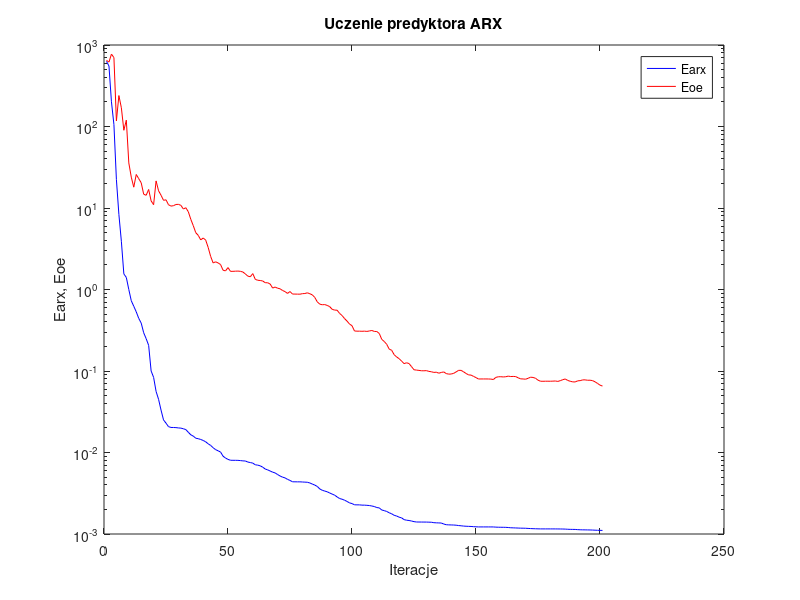
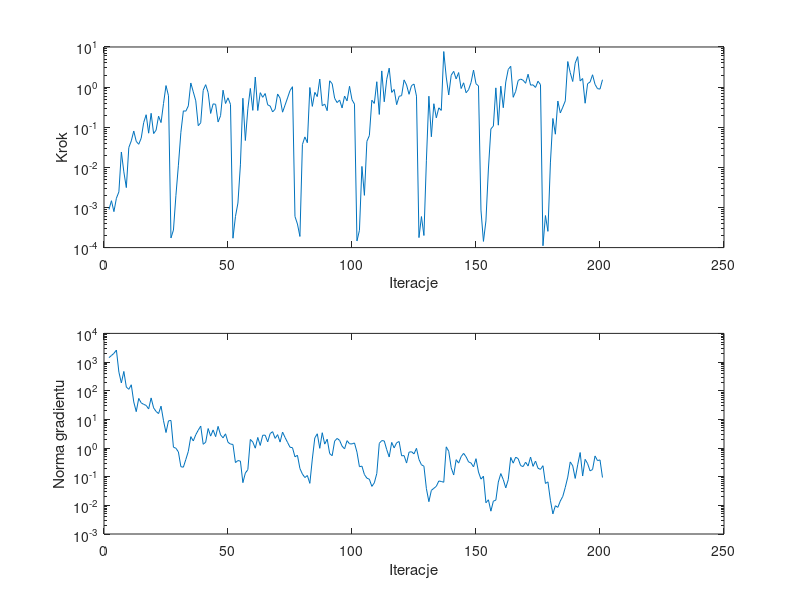

Write MATLAB code to recreate these figures, in order.
%uczenie predyktora arx
clear all;
n=0; farx(n+1)=6.304896e+002; foe(n+1)=6.481199e+002; wspucz(n+1)=0.000000e+000; ng(n+1)=0.000000e+000;
%odnowa zmiennej metryki
n=1; farx(n+1)=5.522007e+002; foe(n+1)=6.173417e+002; krok(n+1)=8.940659e-004; ng(n+1)=1.424117e+003;
n=2; farx(n+1)=2.010469e+002; foe(n+1)=7.729238e+002; krok(n+1)=1.473654e-003; ng(n+1)=1.689970e+003;
n=3; farx(n+1)=1.055593e+002; foe(n+1)=7.012712e+002; krok(n+1)=7.878882e-004; ng(n+1)=2.006308e+003;
n=4; farx(n+1)=2.229892e+001; foe(n+1)=1.170206e+002; krok(n+1)=1.700633e-003; ng(n+1)=2.625446e+003;
n=5; farx(n+1)=8.339058e+000; foe(n+1)=2.397561e+002; krok(n+1)=2.448466e-003; ng(n+1)=4.462215e+002;
n=6; farx(n+1)=3.906053e+000; foe(n+1)=1.697401e+002; krok(n+1)=2.414071e-002; ng(n+1)=1.870374e+002;
n=7; farx(n+1)=1.553757e+000; foe(n+1)=8.990538e+001; krok(n+1)=7.712744e-003; ng(n+1)=4.701623e+002;
n=8; farx(n+1)=1.405632e+000; foe(n+1)=1.196112e+002; krok(n+1)=3.128460e-003; ng(n+1)=1.341648e+002;
n=9; farx(n+1)=9.996515e-001; foe(n+1)=3.575450e+001; krok(n+1)=3.112854e-002; ng(n+1)=1.119484e+002;
n=10; farx(n+1)=7.276586e-001; foe(n+1)=2.390203e+001; krok(n+1)=4.568872e-002; ng(n+1)=1.611614e+002;
n=11; farx(n+1)=6.232477e-001; foe(n+1)=1.800927e+001; krok(n+1)=8.035594e-002; ng(n+1)=4.059389e+001;
n=12; farx(n+1)=5.320902e-001; foe(n+1)=2.578864e+001; krok(n+1)=4.446078e-002; ng(n+1)=1.859727e+001;
n=13; farx(n+1)=4.428559e-001; foe(n+1)=2.291534e+001; krok(n+1)=3.757462e-002; ng(n+1)=5.387855e+001;
n=14; farx(n+1)=3.871091e-001; foe(n+1)=2.039511e+001; krok(n+1)=5.335388e-002; ng(n+1)=3.772022e+001;
n=15; farx(n+1)=2.946706e-001; foe(n+1)=1.477010e+001; krok(n+1)=1.305790e-001; ng(n+1)=3.336175e+001;
n=16; farx(n+1)=2.492938e-001; foe(n+1)=1.432521e+001; krok(n+1)=2.048545e-001; ng(n+1)=3.072968e+001;
n=17; farx(n+1)=2.064923e-001; foe(n+1)=1.688360e+001; krok(n+1)=7.104066e-002; ng(n+1)=2.304355e+001;
n=18; farx(n+1)=1.001262e-001; foe(n+1)=1.222740e+001; krok(n+1)=2.224394e-001; ng(n+1)=5.603177e+001;
n=19; farx(n+1)=8.358047e-002; foe(n+1)=1.098509e+001; krok(n+1)=6.954057e-002; ng(n+1)=2.525230e+001;
n=20; farx(n+1)=5.613906e-002; foe(n+1)=2.150060e+001; krok(n+1)=8.436372e-002; ng(n+1)=1.887294e+001;
n=21; farx(n+1)=4.495089e-002; foe(n+1)=1.626854e+001; krok(n+1)=1.886278e-001; ng(n+1)=1.594587e+001;
n=22; farx(n+1)=3.310950e-002; foe(n+1)=1.433119e+001; krok(n+1)=1.305790e-001; ng(n+1)=2.889754e+001;
n=23; farx(n+1)=2.511902e-002; foe(n+1)=1.242646e+001; krok(n+1)=3.923690e-001; ng(n+1)=8.951523e+000;
n=24; farx(n+1)=2.291593e-002; foe(n+1)=1.260914e+001; krok(n+1)=1.092360e+000; ng(n+1)=3.475323e+000;
n=25; farx(n+1)=2.077352e-002; foe(n+1)=1.097223e+001; krok(n+1)=6.081435e-001; ng(n+1)=8.885262e+000;
%odnowa zmiennej metryki
n=26; farx(n+1)=2.029249e-002; foe(n+1)=1.055180e+001; krok(n+1)=1.736749e-004; ng(n+1)=9.179716e+000;
n=27; farx(n+1)=2.027321e-002; foe(n+1)=1.067176e+001; krok(n+1)=2.734728e-004; ng(n+1)=1.069018e+000;
n=28; farx(n+1)=2.020548e-002; foe(n+1)=1.104941e+001; krok(n+1)=2.005784e-003; ng(n+1)=9.824400e-001;
n=29; farx(n+1)=2.002404e-002; foe(n+1)=1.108719e+001; krok(n+1)=1.131031e-002; ng(n+1)=7.290817e-001;
n=30; farx(n+1)=1.991909e-002; foe(n+1)=1.077907e+001; krok(n+1)=7.485385e-002; ng(n+1)=2.230650e-001;
n=31; farx(n+1)=1.956062e-002; foe(n+1)=9.719414e+000; krok(n+1)=2.554195e-001; ng(n+1)=2.144639e-001;
n=32; farx(n+1)=1.910139e-002; foe(n+1)=1.007749e+001; krok(n+1)=2.515191e-001; ng(n+1)=4.007822e-001;
n=33; farx(n+1)=1.771111e-002; foe(n+1)=8.991338e+000; krok(n+1)=3.404866e-001; ng(n+1)=7.653861e-001;
n=34; farx(n+1)=1.648303e-002; foe(n+1)=7.261162e+000; krok(n+1)=1.268153e+000; ng(n+1)=2.496543e+000;
n=35; farx(n+1)=1.589387e-002; foe(n+1)=6.072134e+000; krok(n+1)=7.610808e-001; ng(n+1)=1.762765e+000;
n=36; farx(n+1)=1.496310e-002; foe(n+1)=4.978371e+000; krok(n+1)=4.555491e-001; ng(n+1)=2.906682e+000;
n=37; farx(n+1)=1.478257e-002; foe(n+1)=4.618358e+000; krok(n+1)=1.093247e-001; ng(n+1)=4.187136e+000;
n=38; farx(n+1)=1.444287e-002; foe(n+1)=4.061026e+000; krok(n+1)=1.288588e-001; ng(n+1)=5.823550e+000;
n=39; farx(n+1)=1.405612e-002; foe(n+1)=4.283756e+000; krok(n+1)=8.340965e-001; ng(n+1)=1.351146e+000;
n=40; farx(n+1)=1.352664e-002; foe(n+1)=4.039010e+000; krok(n+1)=1.150553e+000; ng(n+1)=1.597233e+000;
n=41; farx(n+1)=1.279580e-002; foe(n+1)=3.286674e+000; krok(n+1)=7.273018e-001; ng(n+1)=4.788655e+000;
n=42; farx(n+1)=1.221561e-002; foe(n+1)=2.548140e+000; krok(n+1)=2.205796e-001; ng(n+1)=2.604817e+000;
n=43; farx(n+1)=1.145256e-002; foe(n+1)=2.119188e+000; krok(n+1)=3.825314e-001; ng(n+1)=4.284033e+000;
n=44; farx(n+1)=1.084504e-002; foe(n+1)=2.185876e+000; krok(n+1)=3.730776e-001; ng(n+1)=2.494128e+000;
n=45; farx(n+1)=1.049620e-002; foe(n+1)=2.119951e+000; krok(n+1)=1.350958e-001; ng(n+1)=5.696700e+000;
n=46; farx(n+1)=1.013023e-002; foe(n+1)=2.024144e+000; krok(n+1)=1.937164e-001; ng(n+1)=2.874491e+000;
n=47; farx(n+1)=9.013711e-003; foe(n+1)=1.725497e+000; krok(n+1)=8.377184e-001; ng(n+1)=2.269888e+000;
n=48; farx(n+1)=8.548907e-003; foe(n+1)=1.692020e+000; krok(n+1)=3.904377e-001; ng(n+1)=3.131775e+000;
n=49; farx(n+1)=8.235973e-003; foe(n+1)=1.858065e+000; krok(n+1)=5.403833e-001; ng(n+1)=1.583755e+000;
n=50; farx(n+1)=8.031637e-003; foe(n+1)=1.669723e+000; krok(n+1)=3.713045e-001; ng(n+1)=1.374624e+000;
%odnowa zmiennej metryki
n=51; farx(n+1)=8.021307e-003; foe(n+1)=1.671353e+000; krok(n+1)=1.714180e-004; ng(n+1)=1.333669e+000;
n=52; farx(n+1)=8.019418e-003; foe(n+1)=1.678173e+000; krok(n+1)=5.928875e-004; ng(n+1)=3.105719e-001;
n=53; farx(n+1)=8.010224e-003; foe(n+1)=1.683256e+000; krok(n+1)=1.291963e-003; ng(n+1)=3.654227e-001;
n=54; farx(n+1)=7.959693e-003; foe(n+1)=1.671054e+000; krok(n+1)=1.154146e-002; ng(n+1)=3.498035e-001;
n=55; farx(n+1)=7.893167e-003; foe(n+1)=1.639260e+000; krok(n+1)=5.281352e-001; ng(n+1)=6.189863e-002;
n=56; farx(n+1)=7.867933e-003; foe(n+1)=1.553819e+000; krok(n+1)=4.663645e-002; ng(n+1)=1.343021e-001;
n=57; farx(n+1)=7.634753e-003; foe(n+1)=1.458687e+000; krok(n+1)=2.876382e-001; ng(n+1)=1.756360e-001;
n=58; farx(n+1)=7.528116e-003; foe(n+1)=1.434613e+000; krok(n+1)=9.270274e-001; ng(n+1)=1.994882e+000;
n=59; farx(n+1)=7.408863e-003; foe(n+1)=1.567855e+000; krok(n+1)=2.635881e-001; ng(n+1)=1.619608e+000;
n=60; farx(n+1)=7.063875e-003; foe(n+1)=1.331304e+000; krok(n+1)=1.780805e+000; ng(n+1)=9.875666e-001;
n=61; farx(n+1)=6.997868e-003; foe(n+1)=1.298075e+000; krok(n+1)=2.609695e-001; ng(n+1)=2.338621e+000;
n=62; farx(n+1)=6.862401e-003; foe(n+1)=1.289421e+000; krok(n+1)=7.273018e-001; ng(n+1)=1.231709e+000;
n=63; farx(n+1)=6.605785e-003; foe(n+1)=1.272245e+000; krok(n+1)=5.571345e-001; ng(n+1)=2.796909e+000;
n=64; farx(n+1)=6.274601e-003; foe(n+1)=1.211479e+000; krok(n+1)=6.912919e-001; ng(n+1)=2.809589e+000;
n=65; farx(n+1)=6.118548e-003; foe(n+1)=1.210231e+000; krok(n+1)=3.619299e-001; ng(n+1)=1.639922e+000;
n=66; farx(n+1)=5.930699e-003; foe(n+1)=1.166893e+000; krok(n+1)=3.372291e-001; ng(n+1)=3.197943e+000;
n=67; farx(n+1)=5.738022e-003; foe(n+1)=1.041624e+000; krok(n+1)=2.400960e-001; ng(n+1)=3.721411e+000;
n=68; farx(n+1)=5.616353e-003; foe(n+1)=1.072504e+000; krok(n+1)=2.821404e-001; ng(n+1)=2.168232e+000;
n=69; farx(n+1)=5.365845e-003; foe(n+1)=1.037207e+000; krok(n+1)=6.744582e-001; ng(n+1)=2.933208e+000;
n=70; farx(n+1)=5.150718e-003; foe(n+1)=1.020269e+000; krok(n+1)=5.281352e-001; ng(n+1)=1.611100e+000;
n=71; farx(n+1)=4.983389e-003; foe(n+1)=9.725709e-001; krok(n+1)=2.370960e-001; ng(n+1)=3.605396e+000;
n=72; farx(n+1)=4.881001e-003; foe(n+1)=9.423438e-001; krok(n+1)=3.550835e-001; ng(n+1)=2.339591e+000;
n=73; farx(n+1)=4.681838e-003; foe(n+1)=8.955176e-001; krok(n+1)=5.360036e-001; ng(n+1)=1.576703e+000;
n=74; farx(n+1)=4.544240e-003; foe(n+1)=9.442054e-001; krok(n+1)=8.179879e-001; ng(n+1)=1.066475e+000;
n=75; farx(n+1)=4.373189e-003; foe(n+1)=8.797732e-001; krok(n+1)=1.023163e+000; ng(n+1)=1.026986e+000;
%odnowa zmiennej metryki
n=76; farx(n+1)=4.369107e-003; foe(n+1)=8.786955e-001; krok(n+1)=5.972073e-004; ng(n+1)=4.935232e-001;
n=77; farx(n+1)=4.365123e-003; foe(n+1)=8.775744e-001; krok(n+1)=3.870231e-004; ng(n+1)=5.584797e-001;
n=78; farx(n+1)=4.364844e-003; foe(n+1)=8.758748e-001; krok(n+1)=1.895397e-004; ng(n+1)=1.928092e-001;
n=79; farx(n+1)=4.346802e-003; foe(n+1)=8.890801e-001; krok(n+1)=3.688951e-002; ng(n+1)=1.238415e-001;
n=80; farx(n+1)=4.328251e-003; foe(n+1)=8.927918e-001; krok(n+1)=5.737813e-002; ng(n+1)=9.341690e-002;
n=81; farx(n+1)=4.314237e-003; foe(n+1)=9.109077e-001; krok(n+1)=4.111242e-002; ng(n+1)=1.099172e-001;
n=82; farx(n+1)=4.228436e-003; foe(n+1)=8.873882e-001; krok(n+1)=9.775646e-001; ng(n+1)=5.854423e-002;
n=83; farx(n+1)=4.102357e-003; foe(n+1)=8.591186e-001; krok(n+1)=3.307424e-001; ng(n+1)=4.132117e-001;
n=84; farx(n+1)=3.980687e-003; foe(n+1)=7.988435e-001; krok(n+1)=7.382907e-001; ng(n+1)=2.251062e+000;
n=85; farx(n+1)=3.833714e-003; foe(n+1)=7.053940e-001; krok(n+1)=5.810114e-001; ng(n+1)=3.139567e+000;
n=86; farx(n+1)=3.571765e-003; foe(n+1)=6.616208e-001; krok(n+1)=1.585247e+000; ng(n+1)=9.772538e-001;
n=87; farx(n+1)=3.442208e-003; foe(n+1)=6.499510e-001; krok(n+1)=3.427774e-001; ng(n+1)=3.421800e+000;
n=88; farx(n+1)=3.363784e-003; foe(n+1)=6.533622e-001; krok(n+1)=3.762637e-001; ng(n+1)=1.369014e+000;
n=89; farx(n+1)=3.297901e-003; foe(n+1)=6.379444e-001; krok(n+1)=2.584327e-001; ng(n+1)=2.034608e+000;
n=90; farx(n+1)=3.185663e-003; foe(n+1)=6.168799e-001; krok(n+1)=1.435748e+000; ng(n+1)=6.391975e-001;
n=91; farx(n+1)=3.089712e-003; foe(n+1)=5.710849e-001; krok(n+1)=1.217699e+000; ng(n+1)=5.393199e-001;
n=92; farx(n+1)=2.996155e-003; foe(n+1)=5.591259e-001; krok(n+1)=5.256551e-001; ng(n+1)=1.746081e+000;
n=93; farx(n+1)=2.849998e-003; foe(n+1)=5.572082e-001; krok(n+1)=4.110512e-001; ng(n+1)=2.162586e+000;
n=94; farx(n+1)=2.724204e-003; foe(n+1)=5.089826e-001; krok(n+1)=4.763389e-001; ng(n+1)=1.845537e+000;
n=95; farx(n+1)=2.672336e-003; foe(n+1)=4.791086e-001; krok(n+1)=3.025518e-001; ng(n+1)=1.160778e+000;
n=96; farx(n+1)=2.598532e-003; foe(n+1)=4.399270e-001; krok(n+1)=5.995370e-001; ng(n+1)=9.340148e-001;
n=97; farx(n+1)=2.509158e-003; foe(n+1)=4.093996e-001; krok(n+1)=4.536903e-001; ng(n+1)=1.810740e+000;
n=98; farx(n+1)=2.408425e-003; foe(n+1)=3.769980e-001; krok(n+1)=1.048430e+000; ng(n+1)=1.400428e+000;
n=99; farx(n+1)=2.362548e-003; foe(n+1)=3.596778e-001; krok(n+1)=4.842714e-001; ng(n+1)=1.391792e+000;
n=100; farx(n+1)=2.282240e-003; foe(n+1)=3.097604e-001; krok(n+1)=3.770915e-001; ng(n+1)=1.502704e+000;
%odnowa zmiennej metryki
n=101; farx(n+1)=2.278349e-003; foe(n+1)=3.080924e-001; krok(n+1)=1.460638e-004; ng(n+1)=7.183932e-001;
n=102; farx(n+1)=2.277896e-003; foe(n+1)=3.082454e-001; krok(n+1)=2.702490e-004; ng(n+1)=2.226644e-001;
n=103; farx(n+1)=2.260869e-003; foe(n+1)=3.071121e-001; krok(n+1)=1.054546e-002; ng(n+1)=2.336126e-001;
n=104; farx(n+1)=2.260012e-003; foe(n+1)=3.084313e-001; krok(n+1)=2.005784e-003; ng(n+1)=1.190972e-001;
n=105; farx(n+1)=2.248876e-003; foe(n+1)=3.060949e-001; krok(n+1)=4.446078e-002; ng(n+1)=8.868495e-002;
n=106; farx(n+1)=2.235407e-003; foe(n+1)=3.098601e-001; krok(n+1)=6.208155e-002; ng(n+1)=8.171821e-002;
n=107; farx(n+1)=2.205521e-003; foe(n+1)=3.142896e-001; krok(n+1)=4.714530e-001; ng(n+1)=4.586558e-002;
n=108; farx(n+1)=2.173642e-003; foe(n+1)=3.059413e-001; krok(n+1)=3.923690e-001; ng(n+1)=6.093776e-002;
n=109; farx(n+1)=2.110532e-003; foe(n+1)=3.050414e-001; krok(n+1)=1.361947e+000; ng(n+1)=1.298698e-001;
n=110; farx(n+1)=2.091063e-003; foe(n+1)=2.886830e-001; krok(n+1)=2.082003e-001; ng(n+1)=1.455034e+000;
n=111; farx(n+1)=1.969729e-003; foe(n+1)=2.443643e-001; krok(n+1)=2.534283e+000; ng(n+1)=1.816835e+000;
n=112; farx(n+1)=1.935979e-003; foe(n+1)=2.303937e-001; krok(n+1)=4.310227e-001; ng(n+1)=1.768278e+000;
n=113; farx(n+1)=1.890155e-003; foe(n+1)=2.124546e-001; krok(n+1)=1.569476e+000; ng(n+1)=8.791507e-001;
n=114; farx(n+1)=1.822410e-003; foe(n+1)=1.856605e-001; krok(n+1)=2.969136e+000; ng(n+1)=4.865202e-001;
n=115; farx(n+1)=1.769275e-003; foe(n+1)=1.794912e-001; krok(n+1)=7.382907e-001; ng(n+1)=1.570525e+000;
n=116; farx(n+1)=1.696155e-003; foe(n+1)=1.585603e-001; krok(n+1)=8.728449e-001; ng(n+1)=1.010539e+000;
n=117; farx(n+1)=1.661703e-003; foe(n+1)=1.487108e-001; krok(n+1)=3.655097e-001; ng(n+1)=1.529931e+000;
n=118; farx(n+1)=1.609128e-003; foe(n+1)=1.416115e-001; krok(n+1)=5.902321e-001; ng(n+1)=1.686248e+000;
n=119; farx(n+1)=1.577272e-003; foe(n+1)=1.321818e-001; krok(n+1)=6.128735e-001; ng(n+1)=5.353036e-001;
n=120; farx(n+1)=1.501536e-003; foe(n+1)=1.231710e-001; krok(n+1)=1.512163e+000; ng(n+1)=5.449647e-001;
n=121; farx(n+1)=1.476472e-003; foe(n+1)=1.262041e-001; krok(n+1)=1.131462e+000; ng(n+1)=2.989815e-001;
n=122; farx(n+1)=1.464682e-003; foe(n+1)=1.234269e-001; krok(n+1)=6.614848e-001; ng(n+1)=7.163483e-001;
n=123; farx(n+1)=1.443517e-003; foe(n+1)=1.131814e-001; krok(n+1)=1.090364e+000; ng(n+1)=7.434516e-001;
n=124; farx(n+1)=1.418004e-003; foe(n+1)=1.035935e-001; krok(n+1)=1.191322e+000; ng(n+1)=6.252416e-001;
n=125; farx(n+1)=1.404087e-003; foe(n+1)=1.025790e-001; krok(n+1)=5.962951e-001; ng(n+1)=9.774160e-001;
%odnowa zmiennej metryki
n=126; farx(n+1)=1.403083e-003; foe(n+1)=1.017234e-001; krok(n+1)=1.775310e-004; ng(n+1)=4.012706e-001;
n=127; farx(n+1)=1.401686e-003; foe(n+1)=1.007040e-001; krok(n+1)=5.941314e-004; ng(n+1)=2.600041e-001;
n=128; farx(n+1)=1.401254e-003; foe(n+1)=1.005933e-001; krok(n+1)=2.002680e-004; ng(n+1)=2.326189e-001;
n=129; farx(n+1)=1.400594e-003; foe(n+1)=1.011011e-001; krok(n+1)=1.506159e-002; ng(n+1)=3.818511e-002;
n=130; farx(n+1)=1.397018e-003; foe(n+1)=9.890576e-002; krok(n+1)=5.930463e-001; ng(n+1)=1.343794e-002;
n=131; farx(n+1)=1.394428e-003; foe(n+1)=9.790654e-002; krok(n+1)=5.793922e-002; ng(n+1)=3.340120e-002;
n=132; farx(n+1)=1.377140e-003; foe(n+1)=9.609143e-002; krok(n+1)=3.852268e-001; ng(n+1)=3.924297e-002;
n=133; farx(n+1)=1.371363e-003; foe(n+1)=9.670783e-002; krok(n+1)=1.714306e-001; ng(n+1)=4.624433e-002;
n=134; farx(n+1)=1.367794e-003; foe(n+1)=9.398741e-002; krok(n+1)=3.044248e-001; ng(n+1)=7.077960e-002;
n=135; farx(n+1)=1.363432e-003; foe(n+1)=9.600761e-002; krok(n+1)=2.625380e-001; ng(n+1)=6.813921e-002;
n=136; farx(n+1)=1.326063e-003; foe(n+1)=9.741703e-002; krok(n+1)=7.697413e+000; ng(n+1)=6.399445e-002;
n=137; farx(n+1)=1.299581e-003; foe(n+1)=9.298935e-002; krok(n+1)=1.780805e+000; ng(n+1)=1.099074e+000;
n=138; farx(n+1)=1.294636e-003; foe(n+1)=9.149339e-002; krok(n+1)=6.367965e-001; ng(n+1)=7.721720e-001;
n=139; farx(n+1)=1.291832e-003; foe(n+1)=9.187032e-002; krok(n+1)=1.981653e+000; ng(n+1)=2.046687e-001;
n=140; farx(n+1)=1.288547e-003; foe(n+1)=9.357249e-002; krok(n+1)=2.472812e+000; ng(n+1)=1.146298e-001;
n=141; farx(n+1)=1.282176e-003; foe(n+1)=9.756828e-002; krok(n+1)=1.601772e+000; ng(n+1)=3.930896e-001;
n=142; farx(n+1)=1.269471e-003; foe(n+1)=1.018771e-001; krok(n+1)=2.305302e+000; ng(n+1)=2.978740e-001;
n=143; farx(n+1)=1.261196e-003; foe(n+1)=1.018050e-001; krok(n+1)=9.205345e-001; ng(n+1)=5.009512e-001;
n=144; farx(n+1)=1.250961e-003; foe(n+1)=9.766530e-002; krok(n+1)=1.280117e+000; ng(n+1)=6.517776e-001;
n=145; farx(n+1)=1.245080e-003; foe(n+1)=9.325675e-002; krok(n+1)=7.238598e-001; ng(n+1)=4.948021e-001;
n=146; farx(n+1)=1.240981e-003; foe(n+1)=8.959879e-002; krok(n+1)=8.610892e-001; ng(n+1)=3.277476e-001;
n=147; farx(n+1)=1.237795e-003; foe(n+1)=8.911952e-002; krok(n+1)=1.302338e+000; ng(n+1)=3.000933e-001;
n=148; farx(n+1)=1.230584e-003; foe(n+1)=8.588915e-002; krok(n+1)=2.661328e+000; ng(n+1)=2.200867e-001;
n=149; farx(n+1)=1.225239e-003; foe(n+1)=8.301020e-002; krok(n+1)=1.210207e+000; ng(n+1)=4.247421e-001;
n=150; farx(n+1)=1.221604e-003; foe(n+1)=7.979556e-002; krok(n+1)=1.070733e+000; ng(n+1)=1.458150e-001;
%odnowa zmiennej metryki
n=151; farx(n+1)=1.221445e-003; foe(n+1)=7.986816e-002; krok(n+1)=8.605927e-004; ng(n+1)=8.219084e-002;
n=152; farx(n+1)=1.221401e-003; foe(n+1)=7.987496e-002; krok(n+1)=1.426314e-004; ng(n+1)=1.042657e-001;
n=153; farx(n+1)=1.221399e-003; foe(n+1)=7.989271e-002; krok(n+1)=4.624551e-004; ng(n+1)=1.229950e-002;
n=154; farx(n+1)=1.221321e-003; foe(n+1)=7.981200e-002; krok(n+1)=9.093040e-003; ng(n+1)=1.562604e-002;
n=155; farx(n+1)=1.221201e-003; foe(n+1)=7.958528e-002; krok(n+1)=9.089589e-002; ng(n+1)=6.260671e-003;
n=156; farx(n+1)=1.220543e-003; foe(n+1)=7.861303e-002; krok(n+1)=1.066998e-001; ng(n+1)=1.403321e-002;
n=157; farx(n+1)=1.214189e-003; foe(n+1)=8.351551e-002; krok(n+1)=9.574267e-001; ng(n+1)=1.519749e-002;
n=158; farx(n+1)=1.211286e-003; foe(n+1)=8.493962e-002; krok(n+1)=1.125137e-001; ng(n+1)=6.492040e-002;
n=159; farx(n+1)=1.209669e-003; foe(n+1)=8.509644e-002; krok(n+1)=1.056325e+000; ng(n+1)=1.284466e-001;
n=160; farx(n+1)=1.208798e-003; foe(n+1)=8.454976e-002; krok(n+1)=3.064368e-001; ng(n+1)=7.921902e-002;
n=161; farx(n+1)=1.206994e-003; foe(n+1)=8.504162e-002; krok(n+1)=1.339714e+000; ng(n+1)=4.062142e-002;
n=162; farx(n+1)=1.201301e-003; foe(n+1)=8.652580e-002; krok(n+1)=2.765168e+000; ng(n+1)=7.855469e-002;
n=163; farx(n+1)=1.192781e-003; foe(n+1)=8.551900e-002; krok(n+1)=3.300856e+000; ng(n+1)=4.702127e-001;
n=164; farx(n+1)=1.189863e-003; foe(n+1)=8.579829e-002; krok(n+1)=5.570755e-001; ng(n+1)=2.963701e-001;
n=165; farx(n+1)=1.186578e-003; foe(n+1)=8.540878e-002; krok(n+1)=7.847380e-001; ng(n+1)=4.795976e-001;
n=166; farx(n+1)=1.182889e-003; foe(n+1)=8.252450e-002; krok(n+1)=1.462039e+000; ng(n+1)=4.255521e-001;
n=167; farx(n+1)=1.179429e-003; foe(n+1)=8.011972e-002; krok(n+1)=1.585247e+000; ng(n+1)=2.433200e-001;
n=168; farx(n+1)=1.178385e-003; foe(n+1)=7.986911e-002; krok(n+1)=1.482786e+000; ng(n+1)=2.255468e-001;
n=169; farx(n+1)=1.176097e-003; foe(n+1)=7.929700e-002; krok(n+1)=1.244898e+000; ng(n+1)=3.214005e-001;
n=170; farx(n+1)=1.170771e-003; foe(n+1)=8.136298e-002; krok(n+1)=2.094318e+000; ng(n+1)=2.350915e-001;
n=171; farx(n+1)=1.166039e-003; foe(n+1)=8.394724e-002; krok(n+1)=1.119298e+000; ng(n+1)=4.854322e-001;
n=172; farx(n+1)=1.162239e-003; foe(n+1)=8.336946e-002; krok(n+1)=1.138542e+000; ng(n+1)=2.289937e-001;
n=173; farx(n+1)=1.159797e-003; foe(n+1)=8.146041e-002; krok(n+1)=9.819795e-001; ng(n+1)=3.513256e-001;
n=174; farx(n+1)=1.156868e-003; foe(n+1)=7.719275e-002; krok(n+1)=1.402391e+000; ng(n+1)=1.968636e-001;
n=175; farx(n+1)=1.155234e-003; foe(n+1)=7.490294e-002; krok(n+1)=1.151610e+000; ng(n+1)=1.798923e-001;
%odnowa zmiennej metryki
n=176; farx(n+1)=1.155061e-003; foe(n+1)=7.480450e-002; krok(n+1)=1.112345e-004; ng(n+1)=2.416734e-001;
n=177; farx(n+1)=1.155000e-003; foe(n+1)=7.495780e-002; krok(n+1)=6.295194e-004; ng(n+1)=5.801052e-002;
n=178; farx(n+1)=1.154964e-003; foe(n+1)=7.495598e-002; krok(n+1)=2.540827e-004; ng(n+1)=6.592888e-002;
n=179; farx(n+1)=1.154879e-003; foe(n+1)=7.490009e-002; krok(n+1)=1.290032e-002; ng(n+1)=1.505777e-002;
n=180; farx(n+1)=1.154747e-003; foe(n+1)=7.510404e-002; krok(n+1)=1.653712e-001; ng(n+1)=5.030410e-003;
n=181; farx(n+1)=1.154504e-003; foe(n+1)=7.542737e-002; krok(n+1)=6.703118e-002; ng(n+1)=9.695004e-003;
n=182; farx(n+1)=1.153555e-003; foe(n+1)=7.449111e-002; krok(n+1)=4.498732e-001; ng(n+1)=8.496675e-003;
n=183; farx(n+1)=1.152615e-003; foe(n+1)=7.617977e-002; krok(n+1)=2.271963e-001; ng(n+1)=1.418077e-002;
n=184; farx(n+1)=1.151194e-003; foe(n+1)=7.826700e-002; krok(n+1)=3.161324e-001; ng(n+1)=2.059170e-002;
n=185; farx(n+1)=1.148469e-003; foe(n+1)=7.982647e-002; krok(n+1)=4.536903e-001; ng(n+1)=4.236458e-002;
n=186; farx(n+1)=1.143266e-003; foe(n+1)=7.658065e-002; krok(n+1)=4.337244e+000; ng(n+1)=9.667563e-002;
n=187; farx(n+1)=1.140076e-003; foe(n+1)=7.485437e-002; krok(n+1)=2.292965e+000; ng(n+1)=3.270650e-001;
n=188; farx(n+1)=1.138915e-003; foe(n+1)=7.355735e-002; krok(n+1)=1.380032e+000; ng(n+1)=2.400253e-001;
n=189; farx(n+1)=1.137669e-003; foe(n+1)=7.341890e-002; krok(n+1)=3.950722e+000; ng(n+1)=8.692792e-002;
n=190; farx(n+1)=1.131332e-003; foe(n+1)=7.571128e-002; krok(n+1)=5.742924e+000; ng(n+1)=2.588132e-001;
n=191; farx(n+1)=1.127101e-003; foe(n+1)=7.617859e-002; krok(n+1)=1.420334e+000; ng(n+1)=6.961621e-001;
n=192; farx(n+1)=1.125007e-003; foe(n+1)=7.775386e-002; krok(n+1)=1.639156e+000; ng(n+1)=1.054398e-001;
n=193; farx(n+1)=1.124003e-003; foe(n+1)=7.788314e-002; krok(n+1)=3.963765e-001; ng(n+1)=4.032732e-001;
n=194; farx(n+1)=1.122233e-003; foe(n+1)=7.697092e-002; krok(n+1)=1.220483e+000; ng(n+1)=2.854691e-001;
n=195; farx(n+1)=1.120936e-003; foe(n+1)=7.709936e-002; krok(n+1)=1.338593e+000; ng(n+1)=1.594718e-001;
n=196; farx(n+1)=1.117934e-003; foe(n+1)=7.619865e-002; krok(n+1)=2.030645e+000; ng(n+1)=1.783817e-001;
n=197; farx(n+1)=1.113801e-003; foe(n+1)=7.369235e-002; krok(n+1)=1.168297e+000; ng(n+1)=5.286138e-001;
n=198; farx(n+1)=1.110732e-003; foe(n+1)=7.042834e-002; krok(n+1)=9.145402e-001; ng(n+1)=3.637355e-001;
n=199; farx(n+1)=1.108697e-003; foe(n+1)=6.707966e-002; krok(n+1)=8.922448e-001; ng(n+1)=3.848412e-001;
n=200; farx(n+1)=1.106596e-003; foe(n+1)=6.535584e-002; krok(n+1)=1.527605e+000; ng(n+1)=9.355202e-002;

figure; semilogy(farx,'b'); hold on; semilogy(foe,'r'); xlabel('Iteracje'); ylabel('Earx, Eoe'); legend('Earx','Eoe'); title('Uczenie predyktora ARX');
figure; subplot(2,1,1); semilogy(krok); xlabel('Iteracje'); ylabel('Krok');
subplot(2,1,2); semilogy(ng); xlabel('Iteracje'); ylabel('Norma gradientu');
Earx=farx(n+1)
Eoe=foe(n+1)
